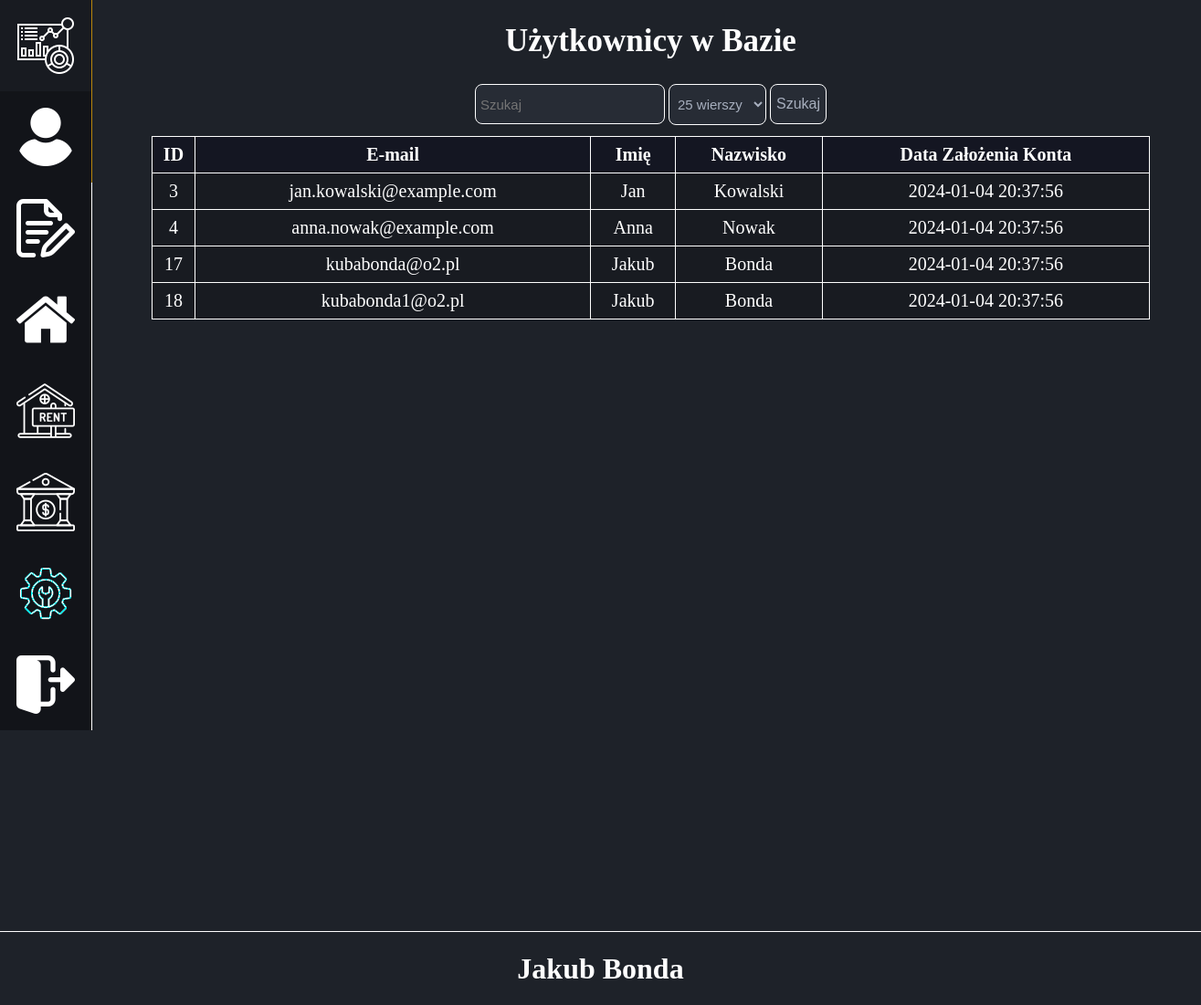
/BiuroWynajmu/Administrator/Uzytkownicy/index.php (signed in), run on an earlier commit of the app's database.
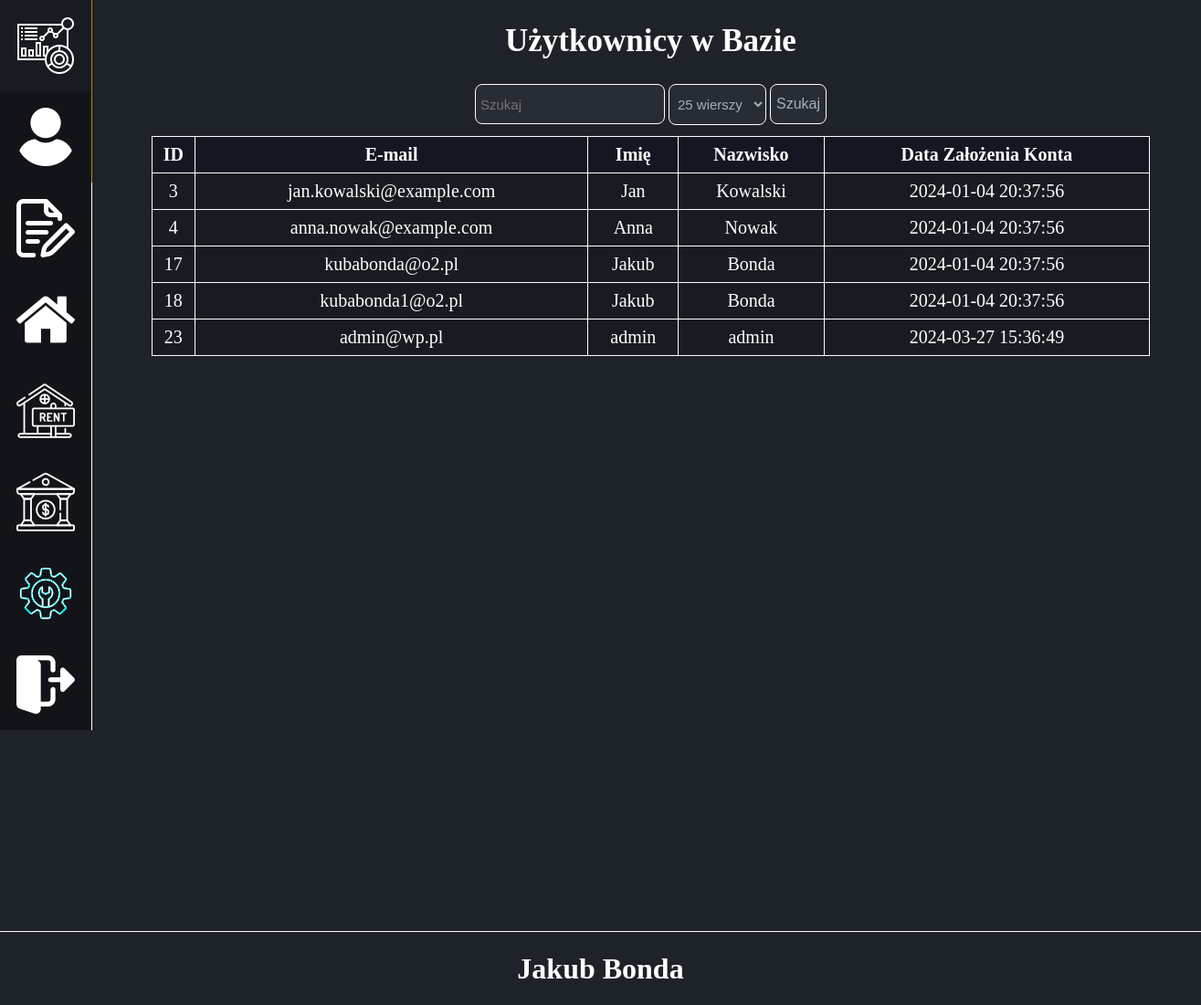
And on a later commit of the database.
### tables this page shows
CREATE TABLE `uzytkownicy` (
  `ID_Uzytkownika` int(10) UNSIGNED NOT NULL,
  `Email` varchar(255) NOT NULL,
  `Haslo` varchar(255) NOT NULL,
  `Imie` varchar(255) NOT NULL,
  `Nazwisko` varchar(255) NOT NULL,
  `Data_Urodzenia` date DEFAULT NULL,
  `Numer_Telefonu` varchar(15) DEFAULT NULL,
  `ID_Adres_Zamieszkania` int(10) UNSIGNED NOT NULL,
  `Aktualne_Zarobki` decimal(10,2) DEFAULT NULL,
  `Stan_Konta` decimal(10,2) DEFAULT NULL,
  `ID_Roli` int(10) UNSIGNED NOT NULL,
  `Data_Zalozenia_Konta` timestamp NOT NULL DEFAULT current_timestamp(),
  `Data_Modyfikacji` timestamp NOT NULL DEFAULT current_timestamp() ON UPDATE current_timestamp()
);

### BiuroWynajmu/Administrator/Uzytkownicy/index.php (the view, shortened to what this page needs)
<!DOCTYPE html>
<html lang="en">
<head>
	 <link rel="stylesheet" type="text/css" href="style/style.css"/>
	 <?php
	require('../../config.php');
	$conn = new mysqli($host, $user, $password, $database);
	 ?>
</head>
<body>
	<header>
		<div id="navbarLeft">
			<a href="../Dane/"><img src="../../obrazki/Konto/dashboard.png"></a>
			<a href="../Uzytkownicy/" class="activeLink"><img src="../../obrazki/Konto/user.png"></a>
			<a href="../Wnioski/"><img src="../../obrazki/Konto/quote-request.png"></a>
			<a href="../Lokale/"><img src="../../obrazki/Konto/home.png"></a>
			<a href="../Wynajmy/"><img src="../../obrazki/Konto/wynajem.png"></a>
			<a href="../Kredyty/"><img src="../../obrazki/Konto/bank.png"></a>
			<a href="../ZgloszeniaSerwisowe/"><img src="../../obrazki/Konto/zgloszenia.png"></a>
			<a href="../../"><img src="../../obrazki/Konto/logout.png"></a>
		</div>
    </header>
	<section>
		<article>
			<div id="PanelDaneDaneUzytkownika">
				<h1>Użytkownicy w Bazie</h1>
				<div id="wyszukiwanie">
					<form method="get" action="">
						<input type="text" id="wyszukaj" name="wyszukaj" placeholder="Szukaj">
						<select id="ileWierszy" name="ileWierszy">
							<option value="25">25 wierszy</option>
						</select>
						<input type="submit" value="Szukaj">
					</form>
				</div>
				<table>
					<thead>
						<tr>
							<th>ID</th>
							<th>E-mail</th>
							<th>Imię</th>
							<th>Nazwisko</th>
							<th>Data Założenia Konta</th>
						</tr>
					</thead>
					<?php
						if(isset($_GET['wyszukaj'])){
							$search = $_GET['wyszukaj'];
							$zapytanieNr1 = "SELECT * FROM uzytkownicy WHERE ID_Uzytkownika LIKE '%$search%' OR Imie LIKE '%$search%' OR Nazwisko LIKE '%$search%' OR Email LIKE '%$search%'";
						} else {
							$zapytanieNr1 = "SELECT * FROM uzytkownicy";
						}
						$limit = isset($_GET['ileWierszy']) ? $_GET['ileWierszy'] : 25;
						$odIlu = $limit * ($_GET['strona']-1);
						$zapytanieNr1 .= "LIMIT $limit OFFSET $odIlu";
						$wynikZapytaniaNr1 = $conn->query($zapytanieNr1);
						if($wynikZapytaniaNr1->num_rows > 0){
							while($row = $wynikZapytaniaNr1->fetch_object()){
								echo '<tr>';
								echo '<td><a href="DaneUzytkownika/index.php?ID_Uzytkownika='.$row->ID_Uzytkownika.'">'.$row->ID_Uzytkownika.'</a></td>';
								echo '<td>'.$row->Email.'</td>';
								echo '<td>'.$row->Imie.'</td>';
								echo '<td>'.$row->Nazwisko.'</td>';
								echo '<td>'.$row->Data_Zalozenia_Konta.'</td>';
								echo '</tr>';
							}
						}
					?>
				</table>
			</div>
			<?php
					echo '<div id="stronnicowanie">';
					echo '</div>';
				?>
		</article>
	</section>
	<footer>
        <?php require("../../stopka.php"); ?>
    </footer>
</body>
</html>

### BiuroWynajmu/stopka.php
<h1>Jakub Bonda</h1>

### BiuroWynajmu/Administrator/Uzytkownicy/style/style.css (style rules this page uses)
html, body { margin: 0; padding: 0; background-color: rgb(30, 34, 41); }
header #navbarLeft { position: fixed; width: 100px; min-height: 100vh; border-right: 1px solid white; z-index: 2; background-color: rgb(30, 34, 41); }
header #navbarLeft a { display: flex; width: 100px; height: 100px; background-color: rgba(0,0,0,0.4); justify-content: center; align-items: center; border-right: 1px solid white; text-decoration: none; }
header #navbarLeft .activeLink { border-right: 1px solid darkgoldenrod; }
section { min-height: 1000px; z-index: 2; }
article { min-height: 1000px; display: flex; margin-left: 100px; justify-content: center; flex-direction: column; }
article #PanelDaneDaneUzytkownika { display: flex; flex-wrap: nowrap; color: white; padding-left: 5px; flex-direction: column; align-items: center; width: 100%; min-height: 1000px; }
article #PanelDaneDaneUzytkownika #wyszukiwanie { display: flex; max-width: 900px; }
article #PanelDaneDaneUzytkownika #wyszukiwanie form { display: flex; flex-wrap: wrap; align-content: center; justify-content: center; margin-bottom: 10px; }
article #PanelDaneDaneUzytkownika #wyszukiwanie form input { margin: 2px; }
article #PanelDaneDaneUzytkownika #wyszukiwanie form input[type=text], input[type=number], input[type=date], input[type=password] { display: flex; font-size: 15px; height: 38px; padding: 2px; padding-left: 5px; max-width: 200px; border: 1px solid white; border-radius: 8px; color: rgb(167, 175, 190); caret-color: rgb(167, 175, 190); background: rgb(39, 44, 53); align-items: center; justify-content: center; }
article #PanelDaneDaneUzytkownika #wyszukiwanie form select { display: flex; font-size: 15px; margin: 2px; height: 45px; padding-left: 5px; max-width: 200px; border: 1px solid white; border-radius: 8px; color: rgb(167, 175, 190); caret-color: rgb(167, 175, 190); background: rgb(39, 44, 53); align-items: center; justify-content: center; }
article #PanelDaneDaneUzytkownika #wyszukiwanie form input[type=submit] { display: flex; color: #FFF; outline: 0; max-width: 200px; height: 44px; font-size: 16px; text-align: center; border: 1px solid white; border-radius: 8px; color: rgb(167, 175, 190); caret-color: rgb(167, 175, 190); background: rgb(39, 44, 53); transition-duration: 0.4s; align-items: center; justify-content: center; }
article #PanelDaneDaneUzytkownika h1 { font-size: 35px; font-weight: bold; color: white; margin: 25px; }
article table,tr,th,td { border: 1px solid white; border-collapse: collapse; }
article table { width: 90%; }
article table tr { height: 40px; font-size: 20px; }
article table th,td { text-align: center; }
article table thead th { background-color: rgba(7, 7, 24, 0.4); }
article table tbody tr { background-color: rgba(0,0,0,0.2); }
article table a { text-decoration: none; color: white; }
article #stronnicowanie { display: flex; padding-bottom: 20px; justify-content: center; }
footer { width: 100%; height: 80px; border-top: 1px solid white; background-color: rgb(30, 34, 41); margin: auto; display: flex; flex-wrap: wrap; align-items: center; justify-content: center; z-index: 2; }
footer h1 { text-align: 35px; font-weight: bold; color: white; }

What changed in the data, as far as the page shows it:
added uzytkownicy: ID_Uzytkownika "23", Email "admin@wp.pl", Imie "admin", Nazwisko "admin", Data_Zalozenia_Konta "2024-03-27 15:36:49"
